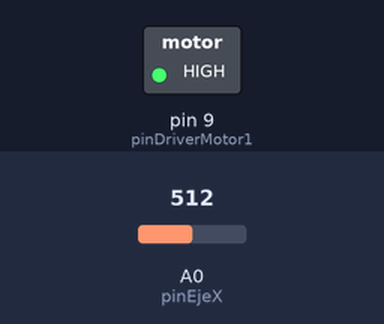
Bench run of a sketch on a simulated Arduino Uno, built with avr-gcc and run on an emulated ATmega328P. Shown: switched loads named in the sketch (green lamp = pin HIGH). Dashed ring = blinking. Inputs (shaded band) come from the test bench; at power-on: A0 (pinEjeX) = 512. What the sketch prints to the serial monitor is not drawn.

Above: at 1.2 s.
1.3 s: A0 (pinEjeX) set to 110
4.3 s: A0 (pinEjeX) set to 92
5.8 s: A0 (pinEjeX) set to 122
Timing chart, 0 to 14.8 s (numbered marks = the images above; inputs shaded):
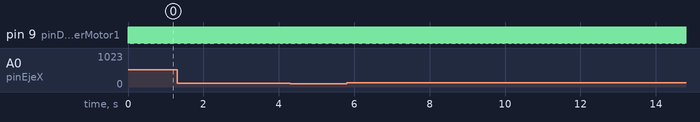

Measured:
- by itself, pin 9 (pinDriverMotor1): alternates HIGH for 0.02 s and LOW for 0.01 s

The sketch:

Motores_y_joystick.ino
```cpp
//Variable para indicar el PIN donde vamos a conectar el driver del motor de pasos
const int pinDriverMotor1 = 9;
//Variable para indicar el PIN donde vamos a conectar el pin SW del JoyStick
const int pinJoyStickSW = 8;
//Variable para indicar los dos PINES donde vamos a conectar la referencia X e Y del joystick
const int pinEjeX = A0;
const int pinEjeY = A1;

/*Bandera para indicar que si estamos en el momento de arranque se envie una señal digital
para que el motor comience a funcionar*/
int bandera_arranque;


/* El motor funciona para valores del PWM entre 150
y 255 luego por debajo de los límites no arrancaremos el motor*/
const int limite_inferior = 150;
const int limite_superior = 255;

void setup() {
  //Inicializamos las variables
  bandera_arranque = 0;
  //Indicamos que el pin queremos que sea de salida
  pinMode(pinDriverMotor1, OUTPUT);
  //Indicamos que queremos ese PIN como pin de entrada
  pinMode(pinJoyStickSW,INPUT);
  //Ponemos el PIN a nivel alto
  digitalWrite(pinJoyStickSW, HIGH);
  //Iniciamos la comunicación serie
  Serial.begin(9600);
}

void loop() {

  //for (int a = 0; a<=255; a+=25){


    int valor_leido =  analogRead(pinEjeX);
    int valor_mapeado = map(valor_leido, 0, 1023, limite_inferior+5, limite_superior);

    //Representamos los valores por la terminal serie
    Serial.print("X: ");
    Serial.println(valor_leido);
    Serial.print("Valor del PWM: ");
    Serial.println(valor_mapeado);
    digitalWrite(pinDriverMotor1, LOW);
    delay(8);
    digitalWrite(pinDriverMotor1, HIGH);
    delay(20);
/*
    //Comprobamos si los valores estan entre los límite
    if (valor_mapeado >= limite_inferior && valor_mapeado <=limite_superior){
      //Comproamos si hemos arrancado ya los motores
      if (bandera_arranque == 0){
          //Cambiamos el valor para indicar que hemos arrancado el motor
          bandera_arranque = 10;
          //Creamos la señal digital durante 50 microsegundos
          digitalWrite(pinDriverMotor1, HIGH);
          delay(100);
      }
      analogWrite(pinDriverMotor1, valor_mapeado);
      //Retraso de prueba para mantenernos un tiempo en ese estado
      delay(100);
    }

    //Si los valores sobrepasan los límites
    else {
      bandera_arranque = 0;
      digitalWrite(pinDriverMotor1, LOW);
    }
    //Retraso de prueba para mantenernos un tiempo en ese estado
    //  delay(5000);
*/
}
```
